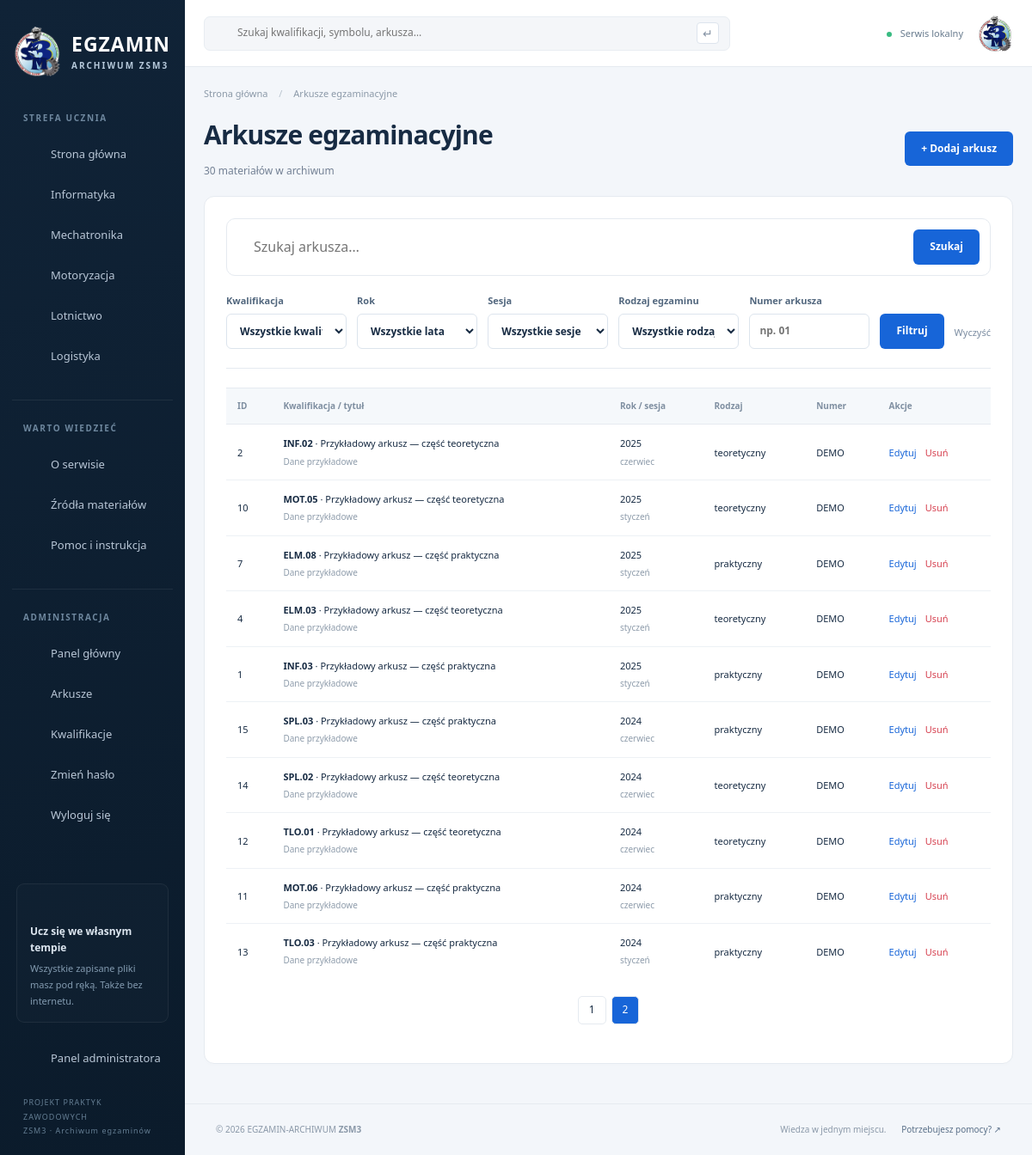
Screenshot of /admin/exams.php?page=2 (signed in) with the database file from the repository.
### tables this page shows
CREATE TABLE areas (
 id INT UNSIGNED AUTO_INCREMENT PRIMARY KEY,
 name VARCHAR(100) NOT NULL,
 slug VARCHAR(100) NOT NULL UNIQUE,
 icon VARCHAR(30) NOT NULL,
 color CHAR(7) NOT NULL
);

CREATE TABLE exams (
 id INT UNSIGNED AUTO_INCREMENT PRIMARY KEY,
 qualification_id INT UNSIGNED NOT NULL,
 year SMALLINT UNSIGNED NOT NULL,
 session ENUM('styczeń','czerwiec','lipiec') NOT NULL,
 exam_type ENUM('teoretyczny','praktyczny') NOT NULL,
 exam_number VARCHAR(20) NOT NULL,
 title VARCHAR(255) NOT NULL,
 description TEXT NOT NULL,
 pdf_path VARCHAR(500) NULL,
 answers_path VARCHAR(500) NULL,
 source_url VARCHAR(1000) NOT NULL DEFAULT '',
 source_name VARCHAR(150) NOT NULL,
 verified_at DATE NULL,
 is_sample BOOLEAN NOT NULL DEFAULT 0,
 created_at TIMESTAMP NOT NULL DEFAULT CURRENT_TIMESTAMP,
 CONSTRAINT fk_exam_qualification FOREIGN KEY (qualification_id) REFERENCES qualifications(id) ON DELETE RESTRICT,
 CONSTRAINT chk_exam_year CHECK (year BETWEEN 2000 AND 2100),
 CONSTRAINT chk_exam_sample CHECK (is_sample IN (0,1)),
 UNIQUE KEY uq_exam (qualification_id,year,session,exam_type,exam_number),
 INDEX idx_exam_filters (year,session,exam_type),
 INDEX idx_exam_created (created_at)
);

CREATE TABLE qualifications (
 id INT UNSIGNED AUTO_INCREMENT PRIMARY KEY,
 area_id INT UNSIGNED NOT NULL,
 symbol VARCHAR(7) NOT NULL UNIQUE,
 name VARCHAR(255) NOT NULL,
 description TEXT NOT NULL,
 CONSTRAINT fk_qualification_area FOREIGN KEY (area_id) REFERENCES areas(id) ON DELETE RESTRICT
);

### admin/exams.php (the view, shortened to what this page needs)
<?php require_once __DIR__ . '/../includes/auth.php';
 $f=filters();
 $total=find_exams($f,20,0,true);
 $page=min(max(1,(int)input('page')),max(1,(int)ceil($total/20)));
 $exams=find_exams($f,20,($page-1)*20);
 require ROOT . '/includes/header.php';
 ?>
<div class="section-heading">
<div>
<h1>Arkusze egzaminacyjne</h1>
<p><?= $total ?> materiałów w archiwum</p>
</div>
<a class="button" href="<?= e(url('admin/exam_add.php')) ?>">+ Dodaj arkusz</a>
</div>
<section class="panel">
<form class="big-search">
<input name="q" aria-label="Szukaj arkusza" placeholder="Szukaj arkusza…" value="<?= e($f['q']) ?>">
<button class="button">Szukaj</button>
</form><?php $hidden=['q'=>$f['q']];
 require ROOT . '/includes/filter_form.php';
 ?><div class="table-scroll">
<table>
<thead>
<tr>
<th>ID</th>
<th>Kwalifikacja / tytuł</th>
<th>Rok / sesja</th>
<th>Rodzaj</th>
<th>Numer</th>
<th>Akcje</th>
</tr>
</thead>
<tbody><?php foreach($exams as $exam): ?><tr>
<td><?= $exam['id'] ?></td>
<td>
<a href="<?= e(url('serwis/material.php?id='.$exam['id'])) ?>">
<strong><?= e($exam['symbol']) ?></strong> · <?= e($exam['title']) ?></a><?= $exam['is_sample'] ? '<small>Dane przykładowe</small>' : '' ?></td>
<td><?= $exam['year'] ?><small><?= e($exam['session']) ?></small>
</td>
<td><?= e($exam['exam_type']) ?></td>
<td><?= e($exam['exam_number']) ?></td>
<td>
<div class="actions">
<a href="<?= e(url('admin/exam_edit.php?id='.$exam['id'])) ?>">Edytuj</a>
<a class="delete" href="<?= e(url('admin/exam_delete.php?id='.$exam['id'])) ?>">Usuń</a>
</div>
</td>
</tr><?php endforeach;
 ?></tbody>
</table>
</div><?php if(!$exams): ?><div class="empty">Nie znaleziono arkuszy.</div><?php endif;
 ?></section><?php require ROOT . '/includes/footer.php';
 ?>

### includes/sidebar.php (shortened to what this page needs)
<?php
$informationPages = [
    ['file' => 'about', 'icon' => 'info', 'label' => 'O serwisie'],
    ['file' => 'sources', 'icon' => 'book', 'label' => 'Źródła materiałów'],
    ['file' => 'help', 'icon' => 'shield', 'label' => 'Pomoc i instrukcja'],
];
$adminPages = [
    ['file' => 'index', 'label' => 'Panel główny'],
    ['file' => 'exams', 'label' => 'Arkusze'],
    ['file' => 'qualifications', 'label' => 'Kwalifikacje'],
    ['file' => 'password', 'label' => 'Zmień hasło'],
];
$adminIsLoggedIn = $adminPage && isset($_SESSION['admin_id']);
?>
<aside class="sidebar" id="sidebar">
    <a class="brand" href="<?= e(url()) ?>">
        <img class="brand-logo" src="<?= e(url('assets/img/zsm3.png')) ?>" alt="Emblemat ZSM3 w Krakowie" width="58" height="58">
        <span>
            EGZAMIN
            <span class="brand-sub">ARCHIWUM ZSM3</span>
        </span>
    </a>
    <div class="sidebar-caption">STREFA UCZNIA</div>
    <nav aria-label="Nawigacja główna">
        <?php
        $homeClass = '';
        ?>
        <a class="nav-link <?= $homeClass ?>" href="<?= e(url()) ?>">
            <?= icon('home') ?>
            Strona główna
        </a>
        <?php foreach ($allAreas as $navigationArea): ?>
            <?php
            $areaClass = '';
            $shortAreaName = explode(' i ', $navigationArea['name'])[0];
            $areaUrl = url('serwis/area.php?id=' . $navigationArea['id']);
            ?>
            <a class="nav-link <?= $areaClass ?>" href="<?= e($areaUrl) ?>">
                <?= icon($navigationArea['icon']) ?>
                <?= e($shortAreaName) ?>
            </a>
        <?php endforeach; ?>
    </nav>
    <div class="sidebar-caption divider">WARTO WIEDZIEĆ</div>
    <nav aria-label="Informacje">
        <?php foreach ($informationPages as $informationPage): ?>
            <?php
            $informationPageFile = $informationPage['file'] . '.php';
            $informationClass = '';
            $informationUrl = url('serwis/' . $informationPageFile);
            ?>
            <a class="nav-link <?= $informationClass ?>" href="<?= e($informationUrl) ?>">
                <?= icon($informationPage['icon']) ?>
                <?= e($informationPage['label']) ?>
            </a>
        <?php endforeach; ?>
    </nav>
    <?php if ($adminIsLoggedIn): ?>
        <div class="sidebar-caption divider">ADMINISTRACJA</div>
        <nav aria-label="Administracja">
            <?php foreach ($adminPages as $adminNavigationPage): ?>
                <?php $adminUrl = url('admin/' . $adminNavigationPage['file'] . '.php'); ?>
                <a class="nav-link" href="<?= e($adminUrl) ?>">
                    <?= icon('grid') ?>
                    <?= e($adminNavigationPage['label']) ?>
                </a>
            <?php endforeach; ?>
            <form action="<?= e(url('admin/logout.php')) ?>" method="post">
                <button class="nav-link">
                    <?= icon('arrow') ?>
                    Wyloguj się
                </button>
            </form>
        </nav>
    <?php endif; ?>
    <div class="sidebar-bottom">
        <div class="offline-card">
            <?= icon('shield') ?>
            <strong>Ucz się we własnym tempie</strong>
            <p>Wszystkie zapisane pliki masz pod ręką. Także bez internetu.</p>
        </div>
        <a class="nav-link" href="<?= e(url('admin/')) ?>">
            <?= icon('gear') ?>
            Panel administratora
        </a>
        <small>PROJEKT PRAKTYK ZAWODOWYCH<br>ZSM3 · Archiwum egzaminów</small>
    </div>
</aside>

### includes/functions.php (shortened to what this page needs)
<?php
function e($value) {
    return htmlspecialchars((string)($value ?? ''), ENT_QUOTES | ENT_SUBSTITUTE, 'UTF-8');
}
function input($key, $data = null) {
    if ($data === null) {
        $data = $_GET;
    }
    if (!isset($data[$key]) || !is_string($data[$key])) {
        return '';
    }
    return trim($data[$key]);
}
function url($path = '') {
    $script = '/index.php';
    if (isset($_SERVER['SCRIPT_NAME'])) {
        $script = str_replace('\\', '/', $_SERVER['SCRIPT_NAME']);
    }
    $base = dirname($script);
    if (in_array(basename($base), ['serwis', 'admin'])) {
        $base = dirname($base);
    }
    return rtrim($base, '/.') . '/' . ltrim($path, '/');
}
function db() {
    static $conn;
    if (!$conn) {
        $c = require ROOT . '/config/database.php';
        $conn = new mysqli($c['host'], $c['user'], $c['password'], $c['name'], $c['port']);
        $conn->set_charset('utf8mb4');
    }
    return $conn;
}
function query($sql, $params = []) {
    $statement = db()->prepare($sql);
    $statement->execute();
    $result = $statement->get_result();
    return $result === false ? true : $result;
}
function areas() {
    $sql = 'SELECT a.*, COUNT(q.id) AS total
            FROM areas a
            LEFT JOIN qualifications q ON q.area_id = a.id
            GROUP BY a.id
            ORDER BY a.id';
    return query($sql)->fetch_all(MYSQLI_ASSOC);
}
function icon($name, $class = '') {
    $paths = [
        'cap'=>'<path d="m2 9 10-5 10 5-10 5L2 9Zm4 3v6c4 3 8 3 12 0v-6M2 9v8"/>',
        'home'=>'<path d="m3 10 9-7 9 7M5 9v12h5v-7h4v7h5V9"/>',
        'monitor'=>'<rect x="3" y="3" width="18" height="13" rx="2"/><path d="M8 21h8m-4-5v5"/>',
        'gear'=>'<path d="m9 3-1 3-3 1-2 3 2 2-1 3 3 2 2 4h5l1-3 3-1 3-4-2-2 1-3-3-2-2-3H9Z"/><circle cx="12" cy="12" r="3"/>',
        'car'=>'<path d="m5 8 2-5h10l2 5M3 9h18v9H3V9Zm2 9v3m14-3v3M6 13h2m8 0h2"/>',
        'plane'=>'<path d="m12 2 2 8 8 5v2l-8-2v5l3 2H7l3-2v-5l-8 2v-2l8-5 2-8Z"/>',
        'ship'=>'<path d="M8 10V5h8v5m-4-5V2M3 12l9-3 9 3-4 7H7l-4-7Zm-1 9c2 2 4 0 6 0s2 2 4 0 4 0 6 0 2 2 4 0"/>',
        'search'=>'<circle cx="10" cy="10" r="6"/><path d="m15 15 6 6"/>',
        'file'=>'<path d="M5 2h9l5 5v15H5V2Zm9 0v6h5M8 12h8m-8 4h6"/>',
        'download'=>'<path d="M12 3v12m-5-5 5 5 5-5M3 15v6h18v-6"/>',
        'arrow'=>'<path d="M4 12h16m-6-6 6 6-6 6"/>',
        'info'=>'<circle cx="12" cy="12" r="9"/><path d="M12 11v6m0-10v1"/>',
        'book'=>'<path d="M12 5C8 2 4 3 2 4v16c4-2 7-1 10 1 3-2 6-3 10-1V4c-4-2-7-1-10 1Zm0 0v16"/>',
        'shield'=>'<path d="m12 2 9 4v6c0 5-5 8-9 10-4-2-9-5-9-10V6l9-4Zm-5 9 3 3 7-7"/>',
        'menu'=>'<path d="M3 5h18M3 12h18M3 19h18"/>',
        'grid'=>'<path d="M3 3h7v7H3Zm11 0h7v7h-7ZM3 14h7v7H3Zm11 0h7v7h-7Z"/>',
    ];
    return '<svg class="icon ' . e($class) . '" viewBox="0 0 24 24" fill="none" stroke="currentColor" stroke-width="1.7" stroke-linecap="round" stroke-linejoin="round" aria-hidden="true">' . ($paths[$name] ?? $paths['file']) . '</svg>';
}
function filters($fixed = []) {
    $result = [];
    $filterNames = ['q', 'qualification', 'year', 'session', 'type', 'number'];
    foreach ($filterNames as $name) {
        if (isset($fixed[$name])) {
            $result[$name] = $fixed[$name];
        } else {
            $result[$name] = input($name);
        }
    }
    $result['q'] = mb_substr($result['q'], 0, 150);
    $yearIsInvalid = $result['year'] !== '' && (!ctype_digit($result['year']) || (int)$result['year'] < 2000 || (int)$result['year'] > 2100);
    $result['number'] = mb_substr($result['number'], 0, 20);
    return $result;
}
function find_exams($filters, $limit = 20, $offset = 0, $count = false) {
    $conditions = [];
    $params = [];
    $filterColumns = [
        'qualification' => 'qualification_id',
        'year' => 'year',
        'session' => 'session',
        'type' => 'exam_type',
        'number' => 'exam_number',
    ];
    foreach ($filterColumns as $filterName => $columnName) {
        $value = $filters[$filterName] ?? '';
        if ($value === '') {
            continue;
        }
        $params[] = $value;
    }
    $searchText = $filters['q'] ?? '';
    $words = preg_split('/\s+/u', $searchText, -1, PREG_SPLIT_NO_EMPTY);
    if ($count) {
        $sql = 'SELECT COUNT(*)';
    } else {
        $sql = 'SELECT e.*, q.symbol, q.name AS qualification_name, a.color';
    }
    $sql .= ' FROM exams e
              JOIN qualifications q ON q.id = e.qualification_id
              JOIN areas a ON a.id = q.area_id';
    if ($count) {
        $result = query($sql, $params);
        $row = $result->fetch_row();
        return (int)$row[0];
    }
    $safeLimit = max(1, $limit);
    $safeOffset = max(0, $offset);
    $sql .= " ORDER BY e.year DESC, FIELD(e.session, 'styczeń', 'czerwiec', 'lipiec') DESC, e.id DESC";
    $sql .= ' LIMIT ' . $safeLimit . ' OFFSET ' . $safeOffset;
    return query($sql, $params)->fetch_all(MYSQLI_ASSOC);
}
require_once __DIR__ . '/pagination.php';

### assets/css/style.css (style rules this page uses)
:root { --navy:#102337; --navy-deep:#0b1b2b; --orange:#ff8b27; --blue:#1765d8; --ink:#172b43; --muted:#738094; --line:#e5eaf0; --surface:#f3f6fa; --radius:12px }
* { box-sizing:border-box }
html { scroll-behavior:smooth; scroll-padding-top:25px }
body { margin:0; background:var(--surface); color:var(--ink); font-family:"Segoe UI",Arial,sans-serif; font-size:14px; line-height:1.55 }
a { color:inherit; text-decoration:none }
button,input,select,textarea { font:inherit }
button,a,input,select,textarea { outline-offset:4px }
button { cursor:pointer }
.icon { width:22px; height:22px; flex-shrink:0; vertical-align:middle }
h1,h2,h3,p { margin-top:0 }
h1 { font-size:30px; line-height:1.25; letter-spacing:-.8px; margin-bottom:14px }
p { color:var(--muted) }
small,.small { font-size:12px }
.sidebar { position:fixed; inset:0 auto 0 0; width:244px; background:linear-gradient(160deg,var(--navy),var(--navy-deep)); color:#b8c6d6; padding:31px 19px 20px; display:flex; flex-direction:column; overflow-y:auto; z-index:30 }
.brand { display:flex; align-items:center; gap:11px; color:white; font-size:23px; font-weight:800; letter-spacing:1px; line-height:1.15; margin-bottom:41px }
.brand-logo { display:block; width:58px; height:58px; flex-shrink:0; object-fit:contain }
.brand-sub { display:block; font-size:10px; font-weight:600; letter-spacing:2px; margin-top:7px; color:#b6c9db }
.sidebar-caption { font-size:10px; letter-spacing:1.6px; color:#6e879e; font-weight:700; padding:0 13px; margin-bottom:12px }
.nav-link { display:flex; align-items:center; gap:13px; padding:11px 14px; border-radius:7px; margin-bottom:5px; font-size:13px; background:transparent; border:0; color:inherit; width:100%; text-align:left; transition:background .15s,color .15s }
.nav-link .icon { width:18px; height:18px }
.divider { border-top:1px solid #ffffff12; padding-top:25px; margin-top:25px }
.sidebar-bottom { margin-top:auto; padding-top:38px }
.offline-card { border:1px solid #ffffff10; background:#ffffff04; border-radius:9px; padding:15px; margin:0 5px 20px }
.offline-card .icon { color:var(--orange); margin-bottom:9px }
.offline-card strong { display:block; font-size:12px; color:#dce5ef }
.offline-card p { font-size:11px; line-height:1.7; margin:6px 0 0; color:#839bb0 }
.sidebar-bottom>small { display:block; font-size:9px; line-height:1.8; letter-spacing:1px; color:#647d92; padding:18px 13px 0 }
.top-search .icon { width:16px; color:#8b99a9 }
.button { display:inline-flex; gap:13px; align-items:center; justify-content:center; background:var(--blue); border:0; border-radius:6px; color:white; padding:11px 19px; font-weight:600; font-size:12px; min-height:40px }
.section-heading { display:flex; justify-content:space-between; align-items:center; gap:15px; margin-bottom:20px }
.section-heading p { font-size:12px; margin:6px 0 0 }
.panel { background:#fff; border:1px solid var(--line); border-radius:var(--radius); padding:25px; margin-bottom:24px; box-shadow:0 3px 6px #20334402 }
.table-scroll { overflow:auto; -webkit-overflow-scrolling:touch }
table { border-collapse:collapse; width:100%; text-align:left; white-space:normal }
th { background:#f5f8fb; font-size:10px; color:#7f8fa1; font-weight:600; padding:12px 18px; white-space:nowrap; border-top:1px solid var(--line); border-bottom:1px solid var(--line) }
td { padding:16px 18px; border-bottom:1px solid #edf1f5; font-size:11px; vertical-align:middle }
tbody tr:last-child td { border-bottom:0 }
td small { display:block; color:#8e9cab; font-size:10px; margin-top:5px }
td strong { font-weight:600 }
input,select,textarea { width:100%; border:1px solid #dce4ed; border-radius:6px; background:#fff; color:var(--ink); padding:10px 11px; min-height:40px }
.big-search { display:flex; gap:14px; align-items:center; background:white; border:1px solid var(--line); border-radius:10px; padding:10px 12px 10px 20px; margin-bottom:20px }
.big-search input { border:0; flex:1; min-width:0; font-size:16px }
@media (max-width:1250px) { .sidebar { width:215px; padding-left:14px; padding-right:14px } }
@media (max-width:1250px) { td,th { padding:13px } }

### assets/css/admin.css (style rules this page uses)
.actions { display:flex; gap:10px; white-space:nowrap }
.actions a { color:var(--blue) }
.actions a.delete { color:#d63f4e }

### rows the page displays
areas: name "Informatyka"
areas: name "Mechatronika"
areas: name "Motoryzacja"
areas: name "Lotnictwo"
areas: name "Logistyka"
exams: id "2", qualification.symbol "INF.02", title "Przykładowy arkusz — część teoretyczna", is_sample "Dane przykładowe", year "2025", session "czerwiec", exam_type "teoretyczny", exam_number "DEMO"
exams: id "10", qualification.symbol "MOT.05", title "Przykładowy arkusz — część teoretyczna", is_sample "Dane przykładowe", year "2025", session "styczeń", exam_type "teoretyczny", exam_number "DEMO"
exams: id "7", qualification.symbol "ELM.08", title "Przykładowy arkusz — część praktyczna", is_sample "Dane przykładowe", year "2025", session "styczeń", exam_type "praktyczny", exam_number "DEMO"
exams: id "4", qualification.symbol "ELM.03", title "Przykładowy arkusz — część teoretyczna", is_sample "Dane przykładowe", year "2025", session "styczeń", exam_type "teoretyczny", exam_number "DEMO"
exams: id "1", qualification.symbol "INF.03", title "Przykładowy arkusz — część praktyczna", is_sample "Dane przykładowe", year "2025", session "styczeń", exam_type "praktyczny", exam_number "DEMO"
exams: id "15", qualification.symbol "SPL.03", title "Przykładowy arkusz — część praktyczna", is_sample "Dane przykładowe", year "2024", session "czerwiec", exam_type "praktyczny", exam_number "DEMO"
exams: id "14", qualification.symbol "SPL.02", title "Przykładowy arkusz — część teoretyczna", is_sample "Dane przykładowe", year "2024", session "czerwiec", exam_type "teoretyczny", exam_number "DEMO"
exams: id "12", qualification.symbol "TLO.01", title "Przykładowy arkusz — część teoretyczna", is_sample "Dane przykładowe", year "2024", session "czerwiec", exam_type "teoretyczny", exam_number "DEMO"
exams: id "11", qualification.symbol "MOT.06", title "Przykładowy arkusz — część praktyczna", is_sample "Dane przykładowe", year "2024", session "czerwiec", exam_type "praktyczny", exam_number "DEMO"
exams: id "13", qualification.symbol "TLO.03", title "Przykładowy arkusz — część praktyczna", is_sample "Dane przykładowe", year "2024", session "styczeń", exam_type "praktyczny", exam_number "DEMO"

### other values shown
$informationPage['label'] "O serwisie"
$informationPage['label'] "Źródła materiałów"
$informationPage['label'] "Pomoc i instrukcja"
$adminNavigationPage['label'] "Panel główny"
$adminNavigationPage['label'] "Arkusze"
$adminNavigationPage['label'] "Kwalifikacje"
$adminNavigationPage['label'] "Zmień hasło"
$title "Arkusze egzaminacyjne"
$total "30"
